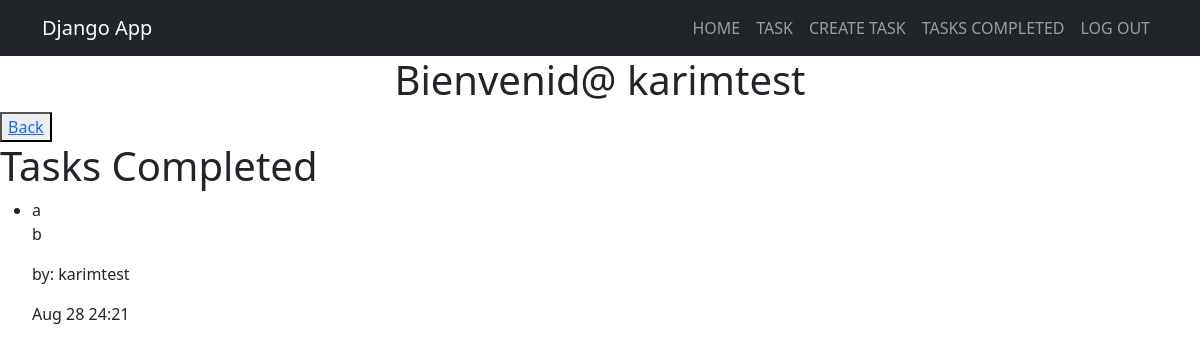
/tasks_completed/ (signed in), run on an earlier commit of the app's database.
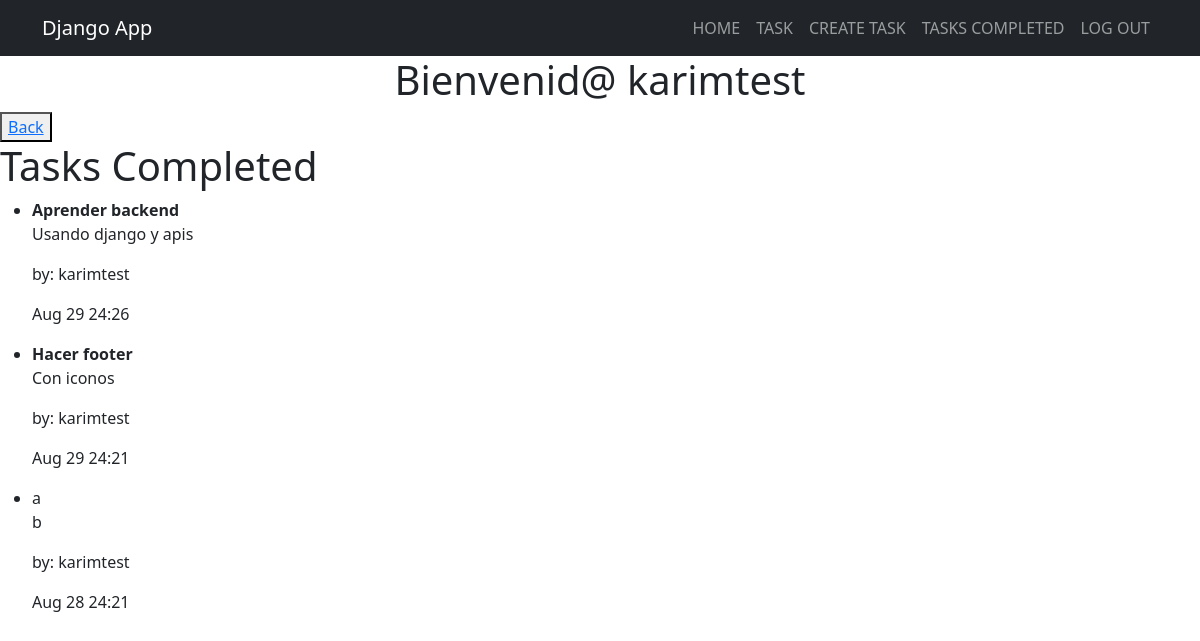
And on a later commit of the database.
### tasks/models.py (models this page shows, shortened)
class Task(models.Model):
    title = models.CharField(max_length=200)
    description = models.TextField(blank=True)
    created = models.DateTimeField(auto_now_add=True)
    datecompleted = models.DateTimeField(null=True, blank=True)
    important = models.BooleanField(default=False)
    user = models.ForeignKey(User, on_delete=models.CASCADE)

### tasks/views.py (the view)
# urls.py: path('tasks_completed/', views.tasks_completed, name='tasks_completed'),
@login_required
def tasks_completed(request):
    tasks = Task.objects.filter(user=request.user, datecompleted__isnull=False).order_by('-datecompleted')
    return render(request, 'tasks_completed.html', {
        'tasks' : tasks
    })

### tasks/templates/tasks_completed.html
{% extends 'base.html' %}
{% block content %}
<button><a href="/tasks/">Back</a></button>
<h1>Tasks Completed</h1>
<ul>
  {% for task in tasks %}
  <li>
    {% if task.important %}
    <strong>{{task.title}}</strong>
    {% else %} {{task.title}} {% endif %}
    <p>{{task.description}}</p>
    <p>by: {{task.user}}</p>
    <p>{{task.datecompleted|date:'M j y:i'}}</p>
  </li>
  {% endfor %}
</ul>
{% endblock %}

What changed in the data, as far as the page shows it:
now on this page (row edited): Task: title "Aprender backend", description "Usando django y apis", user "karimtest", datecompleted "Aug 29 24:26"
now on this page (row edited): Task: title "Hacer footer", description "Con iconos", user "karimtest", datecompleted "Aug 29 24:21"
